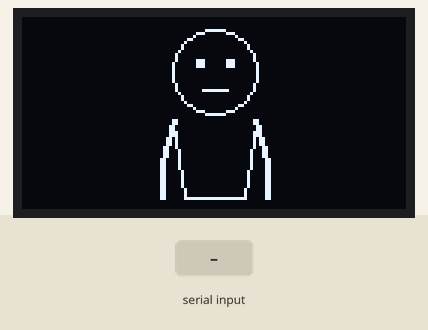
This sketch was run on a simulated ESP8266 (NodeMCU). On the bench: 128×64 one-colour display. The test bench sets the inputs (shaded band). What the sketch prints to the serial monitor is not drawn.

Above: at 1.2 s.
1.3 s: "surprised\n" received over Serial
At 2.2 s:
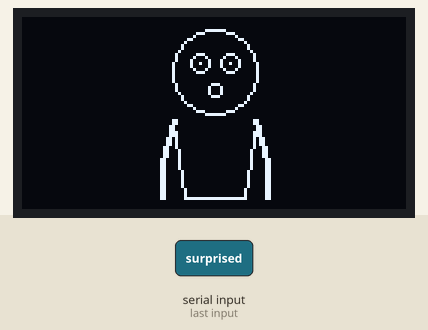
2.8 s: "happy\n" received over Serial
At 3.3 s:
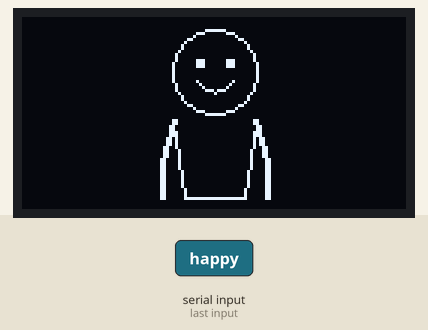
4.3 s: "sad\n" received over Serial
At 5.5 s:
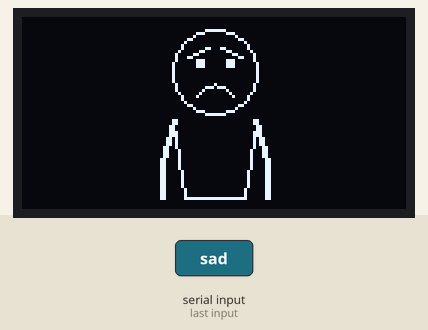
5.8 s: "angry\n" received over Serial
At 6.8 s:
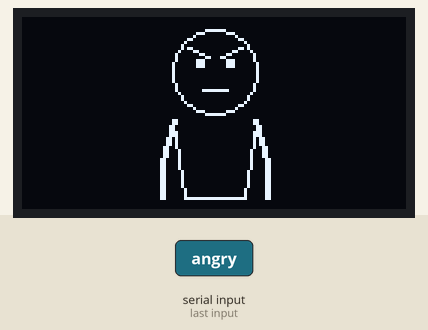
Timing chart, 0 to 8.3 s (numbered marks = the images above; inputs shaded):
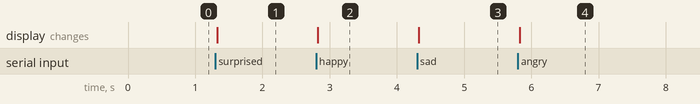

Measured:
- after the input at 1.3 s, the display: changes at once (image 1)
- after the input at 2.8 s, the display: changes at once (image 2)
- after the input at 4.3 s, the display: changes at once (image 3)
- after the input at 5.8 s, the display: changes at once (image 4)

The sketch:

smiley.ino
```cpp
#include <Arduino.h>
#include <U8g2lib.h>
#include <Wire.h>

U8G2_SH1106_128X64_NONAME_F_HW_I2C display(U8G2_R0, U8X8_PIN_NONE);

enum Emotion { NEUTRAL, HAPPY, SAD, ANGRY, SURPRISED };
enum Arms    { ARMS_OPEN, ARMS_CROSSED };

Emotion currentEmotion = NEUTRAL;
Arms    currentArms    = ARMS_OPEN;

static const int HEAD_CX = 64;
static const int HEAD_CY = 18;
static const int HEAD_R  = 14;

static void drawHead() {
  display.drawCircle(HEAD_CX, HEAD_CY, HEAD_R);
}

static void drawEye(int cx, int cy) {
  display.drawBox(cx - 1, cy - 1, 3, 3);
}

static void drawEyesNormal() {
  drawEye(HEAD_CX - 5, HEAD_CY - 3);
  drawEye(HEAD_CX + 5, HEAD_CY - 3);
}

static void drawEyesWide() {
  display.drawCircle(HEAD_CX - 5, HEAD_CY - 3, 3);
  display.drawPixel(HEAD_CX - 5, HEAD_CY - 3);
  display.drawCircle(HEAD_CX + 5, HEAD_CY - 3, 3);
  display.drawPixel(HEAD_CX + 5, HEAD_CY - 3);
}

static void drawAngryBrows() {
  display.drawLine(HEAD_CX - 9, HEAD_CY - 8, HEAD_CX - 2, HEAD_CY - 5);
  display.drawLine(HEAD_CX + 2, HEAD_CY - 5, HEAD_CX + 9, HEAD_CY - 8);
}

static void drawSadBrows() {
  display.drawLine(HEAD_CX - 9, HEAD_CY - 5, HEAD_CX - 2, HEAD_CY - 8);
  display.drawLine(HEAD_CX + 2, HEAD_CY - 8, HEAD_CX + 9, HEAD_CY - 5);
}

static void drawMouthSmile() {
  for (int x = -6; x <= 6; x++) {
    float t = x / 6.0f;
    int dy = (int)(4.0f * (1.0f - t * t));
    display.drawPixel(HEAD_CX + x, HEAD_CY + 3 + dy);
  }
}

static void drawMouthFrown() {
  for (int x = -6; x <= 6; x++) {
    float t = x / 6.0f;
    int dy = (int)(4.0f * (1.0f - t * t));
    display.drawPixel(HEAD_CX + x, HEAD_CY + 8 - dy);
  }
}

static void drawMouthFlat() {
  display.drawBox(HEAD_CX - 4, HEAD_CY + 6, 9, 1);
}

static void drawMouthO() {
  display.drawCircle(HEAD_CX, HEAD_CY + 6, 2);
}

static void drawTorso() {
  display.drawLine(50, 34, 54, 60);
  display.drawLine(78, 34, 74, 60);
  display.drawLine(54, 60, 74, 60);
}

static void drawArmsOpen() {
  // down the sides
  display.drawLine(50, 34, 46, 48);
  display.drawLine(46, 48, 46, 60);
  display.drawLine(51, 34, 47, 48);
  display.drawLine(47, 48, 47, 60);
  display.drawLine(78, 34, 82, 48);
  display.drawLine(82, 48, 82, 60);
  display.drawLine(77, 34, 81, 48);
  display.drawLine(81, 48, 81, 60);
}

static void drawArmsCrossed() {
  // two forearms forming X across torso (2px thick)
  display.drawLine(50, 36, 76, 50);
  display.drawLine(51, 36, 77, 50);
  display.drawLine(78, 36, 52, 50);
  display.drawLine(77, 36, 51, 50);
}

static void renderFace() {
  display.clearBuffer();
  drawHead();

  switch (currentEmotion) {
    case HAPPY:
      drawEyesNormal();
      drawMouthSmile();
      break;
    case SAD:
      drawSadBrows();
      drawEyesNormal();
      drawMouthFrown();
      break;
    case ANGRY:
      drawAngryBrows();
      drawEyesNormal();
      drawMouthFlat();
      break;
    case SURPRISED:
      drawEyesWide();
      drawMouthO();
      break;
    case NEUTRAL:
    default:
      drawEyesNormal();
      drawMouthFlat();
      break;
  }

  drawTorso();
  if (currentArms == ARMS_CROSSED) drawArmsCrossed();
  else                              drawArmsOpen();

  display.sendBuffer();
}

static Emotion parseEmotion(const String& t) {
  if (t == "happy") return HAPPY;
  if (t == "sad") return SAD;
  if (t == "angry") return ANGRY;
  if (t == "surprised") return SURPRISED;
  return NEUTRAL;
}

static Arms parseArms(const String& t) {
  if (t == "crossed") return ARMS_CROSSED;
  return ARMS_OPEN;
}

// Accepts "emotion" or "emotion,arms"
static void handleLine(String line) {
  line.trim();
  line.toLowerCase();
  if (line.length() == 0) return;

  String em, ar;
  int comma = line.indexOf(',');
  if (comma < 0) {
    em = line;
    ar = "open";
  } else {
    em = line.substring(0, comma);
    ar = line.substring(comma + 1);
    em.trim();
    ar.trim();
  }

  Emotion ne = parseEmotion(em);
  Arms    na = parseArms(ar);
  if (ne != currentEmotion || na != currentArms) {
    currentEmotion = ne;
    currentArms = na;
    renderFace();
  }
  Serial.print("ok ");
  Serial.print(em);
  Serial.print(",");
  Serial.println(ar);
}

void setup() {
  Serial.begin(115200);
  Wire.setPins(D3, D2);
  display.begin();
  display.setBusClock(400000);
  renderFace();
}

void loop() {
  if (Serial.available()) {
    String line = Serial.readStringUntil('\n');
    handleLine(line);
  }
}
```
